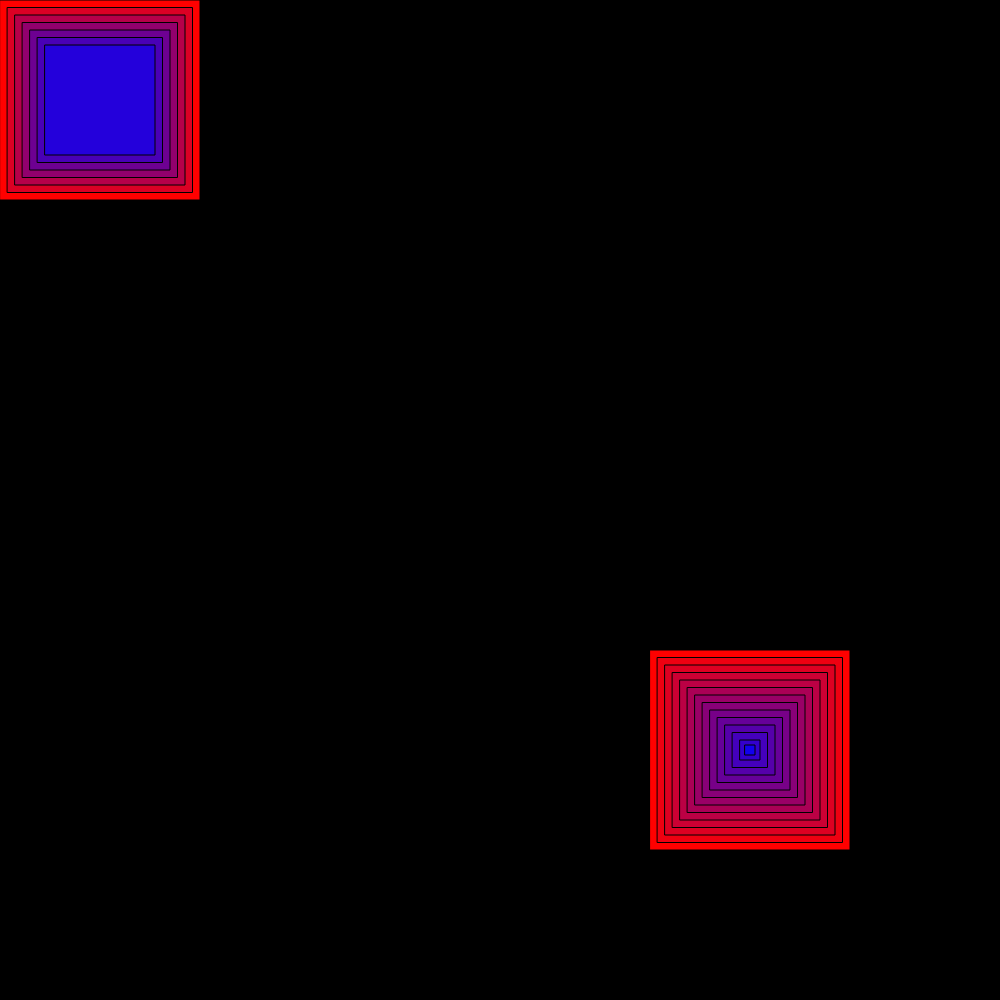
Frame 1 (no input)
Frame 60 (no input): identical to frame 1, image omitted
Frame 120 (the mouse pressed at the canvas centre since frame 60): identical to frame 1, image omitted

The p5.js sketch that drew this single still picture (run headless with seeded random() and noise() and a simulated clock; from frame 60 on, the mouse is pressed at the canvas centre):

// p5.js sketch
// ── sketch.js
function setup() {
  createCanvas(1000, 1000);
  rectMode(CENTER);
}

function draw() {
  background(0);
  drawCoolRect(100, 100, 7);
  drawCoolRect(750, 750, 15);
}

function drawCoolRect(x,y, numOfRects){
  for(var i=0; i<numOfRects; i++) {
    // lerpColor
    // THREE parameters - starting color, ending color, where are you between the colors (0-1)?
    // 0 - all the way at the starting point
    // 1 - all the way at the ending point
    var blendColor = lerpColor(color(255,0,0), color(0,0,255), i/numOfRects );
    fill(blendColor);
    rect(x, y, 200 - (i*15), 200 - (i*15));
  }
}
